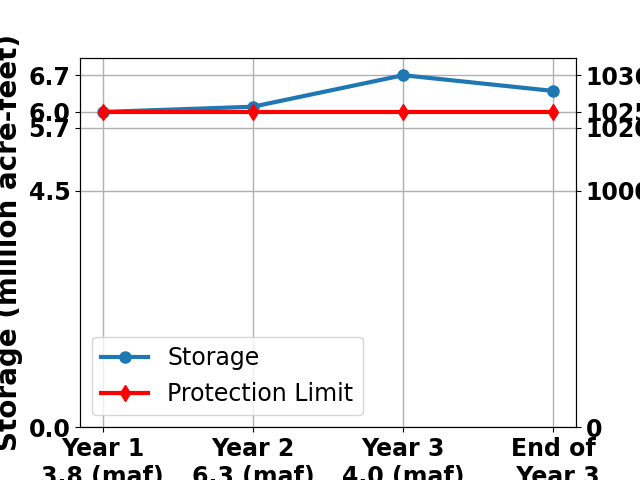

Python code for this plot:
"""
Purpose:
--------
This script creates a time series plot for a selected manager session from the
ManagerSessionsData.xlsx file.

The plot displays:
    • Lake Mead storage over the four modeled time periods (left y-axis)
    • The selected protection storage limit (red horizontal line)
    • A secondary y-axis showing the corresponding Lake Mead elevation

The session to plot is selected using its session name (for example,
"2025-11-17").
"""
import numpy as np
import pandas as pd
import matplotlib.pyplot as plt
from pathlib import Path

# -----------------------------
# Locate the Excel input file
# -----------------------------

# Get the path of this Python script
code_file = Path(__file__)

# Build the path to the Excel workbook
input_file = code_file.parent / 'ManagerSessionsData.xlsx'


# -----------------------------
# Read the Excel workbook
# -----------------------------

# Read the workbook into a pandas DataFrame
ensemble = pd.read_excel(input_file)

# Convert the four simulation columns to numeric values.
# Any invalid entries become NaN.
ensemble.iloc[:, 3:7] = ensemble.iloc[:, 3:7].apply(pd.to_numeric, errors="coerce")


# -----------------------------
# Define session layout
# -----------------------------

# Each manager session occupies three rows
session_data = 3

# Total number of rows in the spreadsheet
length = len(ensemble)


# -----------------------------
# Create empty lists for storing data
# -----------------------------

# Stores storage values for every session
all_years = []

# Stores elevation values for every session
all_elevs = []

# Stores protection storage values
protect_storages = []

# Stores protection elevations
protect_elevs = []

# Stores session names (dates)
session_names = []


# -----------------------------
# Read each manager session
# -----------------------------

# Loop through the spreadsheet three rows at a time
for first in range(0, length, session_data):

    # Select one manager session
    sessions = ensemble.iloc[first:first + session_data, 3:7]

    # First row contains storage values
    years = sessions.iloc[0].values

    # Save storage values
    all_years.append(years)

    # Save the session name from the first column
    session_names.append(str(ensemble.iloc[first, 0]))

    # Third row contains elevations
    elevs = sessions.iloc[2].values

    # Save elevation values
    all_elevs.append(elevs)

    # Read the protection storage/elevation column
    protect_s = ensemble.iloc[first:first + session_data, 2]

    # First row = protection storage
    storage = protect_s.iloc[0]

    # Save protection storage
    protect_storages.append(storage)

    # Third row = protection elevation
    protect_e = ensemble.iloc[first:first + session_data, 2]

    elevation = protect_e.iloc[2]

    # Save protection elevation
    protect_elevs.append(elevation)


# Convert storage list to a NumPy array
all_years = np.array(all_years)


# -----------------------------
# Select the manager session to plot
# -----------------------------

# Specify the desired manager session
target_session = "2025-11-17"

# Find the index of that session
session_index = session_names.index(target_session)

# Retrieve the storage values for the selected session
selected_storage = all_years[session_index]

# Retrieve the protection storage
selected_protect_s = protect_storages[session_index]

# Retrieve the elevation values
selected_elevation = all_elevs[session_index]

# Retrieve the protection elevation
selected_protect_e = protect_elevs[session_index]


# -----------------------------
# Create x-axis labels
# -----------------------------

# Read the four simulation column names
year_header = np.array(list(ensemble.columns)[3:7])


# Create a horizontal series representing the protection limit
selected_protect_s_series = np.repeat(selected_protect_s, len(year_header))


# -----------------------------
# Create the figure
# -----------------------------

# Create figure and primary axis
fig, ax1 = plt.subplots()

# Plot simulated storage through time
ax1.plot(
    year_header,
    selected_storage,
    marker='o',
    markersize=8,
    linewidth=3,
    label='Storage',
    color='tab:blue'
)

# Plot the protection storage limit
ax1.plot(
    year_header,
    selected_protect_s_series,
    marker='d',
    markersize=8,
    color='red',
    linewidth=3,
    label='Protection Limit'
)


# -----------------------------
# Configure storage axis
# -----------------------------

# Define desired storage tick locations
storage_ticks = [
    0.0,
    4.5,
    5.7,
    selected_protect_s,
    selected_storage.max()
]

# Set y-axis limits
ax1.set_ylim(0, selected_storage.max() * 1.05)

# Apply tick locations
ax1.set_yticks(storage_ticks)

# Label the primary y-axis
ax1.set_ylabel(
    'Storage (million acre-feet)',
    fontweight='bold',
    fontsize=20
)

# Format tick labels
ax1.tick_params(axis='y', labelsize=17)
ax1.tick_params(axis='x', labelsize=17)

# Make tick labels bold
for label in ax1.get_xticklabels() + ax1.get_yticklabels():
    label.set_fontweight('bold')

# Add gridlines
ax1.grid(linewidth=1)

# No x-axis label
ax1.set_xlabel(None, fontweight='bold', fontsize=20)


# -----------------------------
# Build storage-elevation relationship
# -----------------------------

# Combine every storage value into one array
all_S_data = np.concatenate(all_years)

# Combine every elevation into one array
all_E_data = np.concatenate(all_elevs)

# Include protection storage values
S_anchor_base = np.concatenate([protect_storages, all_S_data]).astype(float)

# Include protection elevations
E_anchor_base = np.concatenate([protect_elevs, all_E_data]).astype(float)

# Add zero-storage point
S_anchor = np.append(S_anchor_base, 0.0)
E_anchor = np.append(E_anchor_base, 0.0)

# Remove missing values
valid_indices = ~np.isnan(S_anchor) & ~np.isnan(E_anchor)
S_anchor = S_anchor[valid_indices]
E_anchor = E_anchor[valid_indices]

# Sort storage values
order = np.argsort(S_anchor)
S_sorted = S_anchor[order]
E_sorted = E_anchor[order]


# -----------------------------
# Create secondary elevation axis
# -----------------------------

# Create a second y-axis
ax2 = ax1.twinx()

# Match the limits of the primary axis
ax2.set_ylim(ax1.get_ylim())

# Match the storage tick locations
ax2.set_yticks(storage_ticks)

# Interpolate elevations corresponding to storage ticks
elev_labels = np.interp(storage_ticks, S_sorted, E_sorted)


# -----------------------------
# Add desired elevation reference points
# -----------------------------

# Desired storage values
extra_storage = [4.5, 5.7]

# Desired elevation labels
extra_elevs = [1000, 1020]

# Ensure these storage values exist
storage_ticks = np.unique(np.concatenate([storage_ticks, extra_storage]))

# Recompute elevations
elev_labels = np.interp(storage_ticks, S_sorted, E_sorted)

# Force exact labels for known storage values
for i, s in enumerate(storage_ticks):
    if np.isclose(s, 4.5):
        elev_labels[i] = 1000

    if np.isclose(s, 5.7):
        elev_labels[i] = 1020

    if np.isclose(s, selected_protect_s):
        elev_labels[i] = selected_protect_e


# Apply tick locations
ax1.set_yticks(storage_ticks)
ax2.set_yticks(storage_ticks)

# Apply elevation labels
ax2.set_yticklabels(
    [f"{e:.0f}" for e in elev_labels],
    fontweight='bold'
)

# Label the secondary axis
ax2.set_ylabel(
    'Elevation (feet)',
    fontweight='bold',
    fontsize=20
)

# Format tick labels
ax2.tick_params(axis='y', labelsize=17)


# -----------------------------
# Finish the figure
# -----------------------------

# Add legend
ax1.legend(loc='best', fontsize=17, frameon=True)

# Save the figure
plt.savefig('TimeSeries-2025-11-17.png')

# Display the figure
plt.show()
